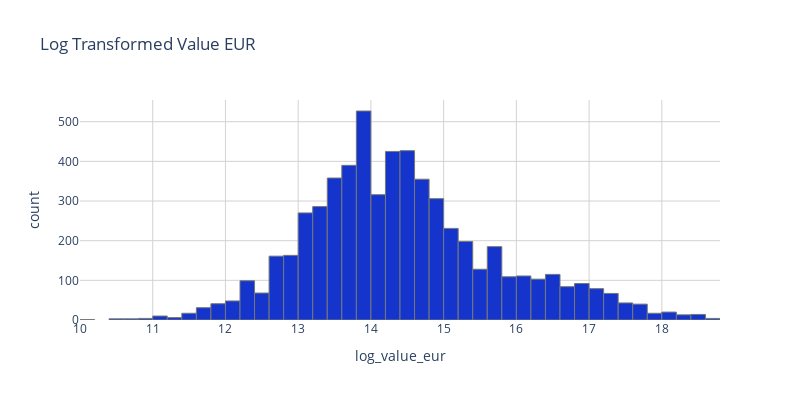

The notebook cell this image was saved under:
### Markdown cell above
## Processing target variable

### Code cell
df = df[df["value_eur"] != df["value_eur"].max()]
df["log_value_eur"] = np.log1p(df["value_eur"])

fig = px.histogram(df, x="log_value_eur", nbins=50, title="Log Transformed Value EUR")
fig.update_traces(marker_color=utils.COLORS_DICT['blue'], marker_line_color=utils.COLORS_DICT['gray'], marker_line_width=1)

fig.update_layout(
    width=800, 
    height=400,
    plot_bgcolor="white", 
    yaxis=dict(gridcolor='lightgray'),
    xaxis=dict(gridcolor='lightgray'),
)

fig.show()

### Figure 1 — Plotly figure (JSON) as saved in the notebook; plotly's stock layout.template omitted (floating-point values rounded to 4 significant figures; data arrays with more than 128 entries replaced by an {"elided": "..."} marker saying what was removed)
{"data": [{"alignmentgroup": "True", "bingroup": "x", "hovertemplate": "log_value_eur=%{x}<br>count=%{y}<extra></extra>", "legendgroup": "", "marker": {"color": "#1434CB", "line": {"color": "#74787B", "width": 1}, "pattern": {"shape": ""}}, "name": "", "nbinsx": 50, "offsetgroup": "", "orientation": "v", "showlegend": false, "type": "histogram", "x": {"elided": "5968 float values"}, "xaxis": "x", "yaxis": "y"}], "layout": {"barmode": "relative", "height": 400, "legend": {"tracegroupgap": 0}, "plot_bgcolor": "white", "title": {"text": "Log Transformed Value EUR"}, "width": 800, "xaxis": {"anchor": "y", "domain": [0, 1], "gridcolor": "lightgray", "title": {"text": "log_value_eur"}}, "yaxis": {"anchor": "x", "domain": [0, 1], "gridcolor": "lightgray", "title": {"text": "count"}}}}
